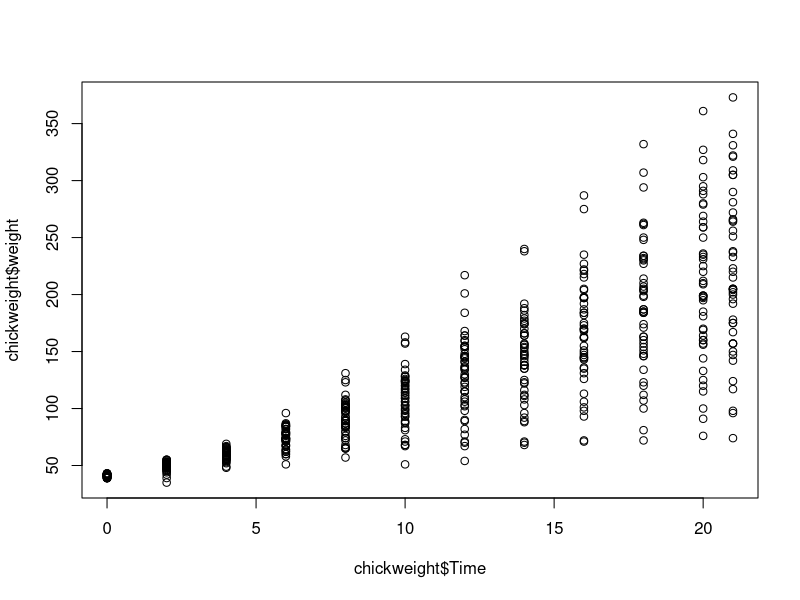

R code for this plot:
## ---- chunk 1
knitr::opts_chunk$set(
  collapse = TRUE,
  comment = "#>"
)
include_solutions <- TRUE
## ---- chunk 2
require(rmarkdown)
require(knitr)
require(kableExtra)
# Put any library imports and other preamble here.
## ---- chunk 3
chickweight <- datasets::ChickWeight
## ---- chunk 4
table(chickweight$Diet)
## ---- chunk 5
#| label: tbl-chickweight
#| tbl-cap: "amount of chicks of each diet type"
diet_type_counts <- table(chickweight$Diet)
knitr::kable(diet_type_counts, col.names = c("Diet Type", "Count"))
## ---- chunk 6
#| label: fig-1
#| fig-cap: "weight changes corresponding to the increases of time"
plot(x = chickweight$Time, y = chickweight$weight)
## ---- chunk 7
